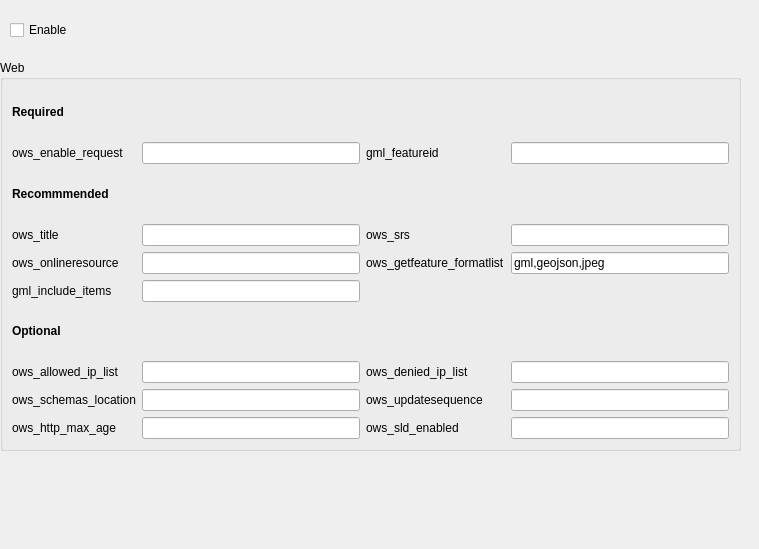
         <widget class="QFrame" name="frame">
          <property name="geometry">
           <rect>
            <x>0</x>
            <y>0</y>
            <width>759</width>
            <height>549</height>
           </rect>
          </property>
          <property name="minimumSize">
           <size>
            <width>500</width>
            <height>400</height>
           </size>
          </property>
          <widget class="QGroupBox" name="groupBoxMetadataOws">
           <property name="geometry">
            <rect>
             <x>0</x>
             <y>60</y>
             <width>741</width>
             <height>391</height>
            </rect>
           </property>
           <property name="title">
            <string>Web</string>
           </property>
           <layout class="QGridLayout" name="gridLayout_9">
            <item row="1" column="2">
             <widget class="QLabel" name="label_72">
              <property name="text">
               <string>gml_featureid</string>
              </property>
             </widget>
            </item>
            <item row="3" column="2">
             <widget class="QLabel" name="label_226">
              <property name="text">
               <string>ows_srs</string>
              </property>
             </widget>
            </item>
            <item row="9" column="1">
             <widget class="QLineEdit" name="txtMetadataOwsWebOwsHttpMaxAge"/>
            </item>
            <item row="9" column="0">
             <widget class="QLabel" name="label_70">
              <property name="text">
               <string>ows_http_max_age</string>
              </property>
             </widget>
            </item>
            <item row="8" column="0">
             <widget class="QLabel" name="label_49">
              <property name="text">
               <string>ows_schemas_location</string>
              </property>
             </widget>
            </item>
            <item row="4" column="0">
             <widget class="QLabel" name="label_228">
              <property name="text">
               <string>ows_onlineresource</string>
              </property>
             </widget>
            </item>
            <item row="3" column="0">
             <widget class="QLabel" name="label_227">
              <property name="text">
               <string>ows_title</string>
              </property>
             </widget>
            </item>
            <item row="1" column="3">
             <widget class="QLineEdit" name="txtMetadataOwsGmlFeatureid"/>
            </item>
            <item row="6" column="0">
             <widget class="QLabel" name="label_8">
              <property name="text">
               <string>&lt;html&gt;&lt;head/&gt;&lt;body&gt;&lt;p&gt;&lt;span style=&quot; font-weight:600;&quot;&gt;Optional&lt;/span&gt;&lt;/p&gt;&lt;/body&gt;&lt;/html&gt;</string>
              </property>
             </widget>
            </item>
            <item row="9" column="2">
             <widget class="QLabel" name="label_69">
              <property name="text">
               <string>ows_sld_enabled</string>
              </property>
             </widget>
            </item>
            <item row="3" column="3">
             <widget class="QLineEdit" name="txtMetadataOwsOwsSrs"/>
            </item>
            <item row="0" column="0">
             <widget class="QLabel" name="label_41">
              <property name="text">
               <string>&lt;html&gt;&lt;head/&gt;&lt;body&gt;&lt;p&gt;&lt;span style=&quot; font-weight:600;&quot;&gt;Required&lt;/span&gt;&lt;/p&gt;&lt;/body&gt;&lt;/html&gt;</string>
              </property>
             </widget>
            </item>
            <item row="1" column="0">
             <widget class="QLabel" name="label_5">
              <property name="text">
               <string>ows_enable_request</string>
              </property>
             </widget>
            </item>
            <item row="4" column="1">
             <widget class="QLineEdit" name="txtMetadataOwsOwsOnlineResource">
              <property name="text">
               <string/>
              </property>
             </widget>
            </item>
            <item row="7" column="3">
             <widget class="QLineEdit" name="txtMetadataOwsWebOwsDeniedIpList"/>
            </item>
            <item row="7" column="1">
             <widget class="QLineEdit" name="txtMetadataOwsWebOwsAllowedIpList"/>
            </item>
            <item row="8" column="1">
             <widget class="QLineEdit" name="txtMetadataOwsWebOwsSchemasLocation"/>
            </item>
            <item row="1" column="1">
             <widget class="QLineEdit" name="txtMetadataOwsOwsEnableRequest">
              <property name="text">
               <string/>
              </property>
             </widget>
            </item>
            <item row="2" column="0">
             <widget class="QLabel" name="label_42">
              <property name="text">
               <string>&lt;html&gt;&lt;head/&gt;&lt;body&gt;&lt;p&gt;&lt;span style=&quot; font-weight:600;&quot;&gt;Recommmended&lt;/span&gt;&lt;/p&gt;&lt;/body&gt;&lt;/html&gt;</string>
              </property>
             </widget>
            </item>
            <item row="7" column="2">
             <widget class="QLabel" name="label_23">
              <property name="text">
               <string>ows_denied_ip_list</string>
              </property>
             </widget>
            </item>
            <item row="9" column="3">
             <widget class="QLineEdit" name="txtMetadataOwsWebOwsSldEnabled"/>
            </item>
            <item row="7" column="0">
             <widget class="QLabel" name="label_22">
              <property name="text">
               <string>ows_allowed_ip_list</string>
              </property>
             </widget>
            </item>
            <item row="8" column="3">
             <widget class="QLineEdit" name="txtMetadataOwsWebOwsUpdatesequence"/>
            </item>
            <item row="3" column="1">
             <widget class="QLineEdit" name="txtMetadataOwsOwsTitle">
              <property name="text">
               <string/>
              </property>
             </widget>
            </item>
            <item row="8" column="2">
             <widget class="QLabel" name="label_48">
              <property name="text">
               <string>ows_updatesequence</string>
              </property>
             </widget>
            </item>
            <item row="4" column="3">
             <widget class="QLineEdit" name="txtMetadataOwsOwsGetFeatureFormatList">
              <property name="text">
               <string>gml,geojson,jpeg</string>
              </property>
             </widget>
            </item>
            <item row="4" column="2">
             <widget class="QLabel" name="label_57">
              <property name="text">
               <string>ows_getfeature_formatlist</string>
              </property>
             </widget>
            </item>
            <item row="5" column="1">
             <widget class="QLineEdit" name="txtMetadataOwsGmlIncludeItems"/>
            </item>
            <item row="5" column="0">
             <widget class="QLabel" name="label_73">
              <property name="text">
               <string>gml_include_items</string>
              </property>
             </widget>
            </item>
           </layout>
          </widget>
          <widget class="QCheckBox" name="checkBoxOws">
           <property name="geometry">
            <rect>
             <x>10</x>
             <y>20</y>
             <width>152</width>
             <height>20</height>
            </rect>
           </property>
           <property name="text">
            <string>Enable</string>
           </property>
          </widget>
         </widget>
